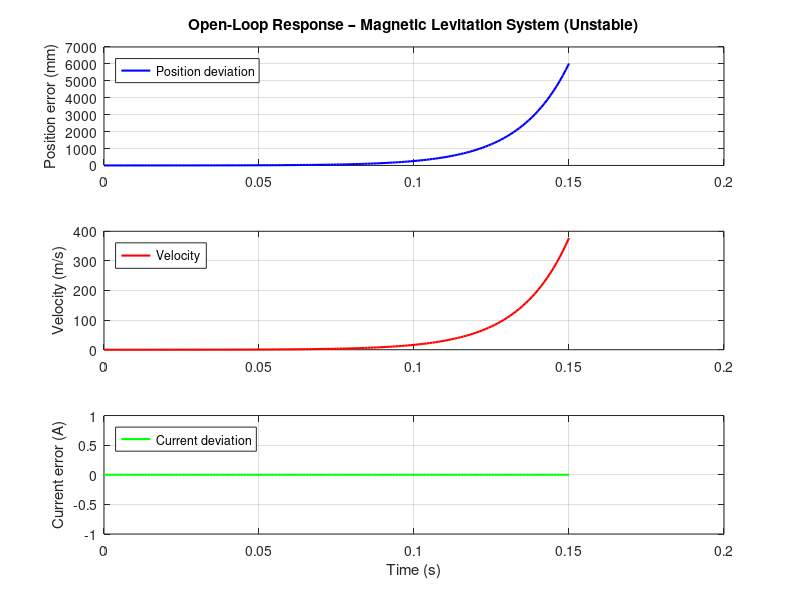

MATLAB code for this plot:
% Magnetic Levitation System - Open-Loop Instability Demonstration
% Author: Muhammad Ibrahim Zubair
% Description: 
%   1. Computes eigenvalues of the linearized system
%   2. Simulates open-loop response from a small initial disturbance
%   3. Plots the unstable behavior of position, velocity and current

clear; clc; close all;

%% Linearized system matrices
A = [  0      1       0    ;
     3924     0   -28.03  ;
       0      0     -40   ];

B = [ 0 ;
      0 ;
     20 ];

%% 1. Eigenvalue analysis
eig_A = eig(A);
disp('Eigenvalues of A matrix:');
disp(eig_A);

% Check stability
if any(real(eig_A) > 0)
    disp('Result: System is UNSTABLE (has eigenvalue with positive real part)');
else
    disp('Result: System is stable');
end

%% 2. Open-loop simulation (no control input)
% Small initial disturbance in position (1 mm)
x0 = [0.001; 0; 0];   % [delta_z; delta_v; delta_i]

tspan = 0:0.001:0.15;  % short time window (system diverges quickly)

% Simulate: dx/dt = A*x  (u = 0)
[t, x] = ode45(@(t,x) A*x, tspan, x0);

%% 3. Plotting
figure('Name','Open-Loop Instability of Maglev System','NumberTitle','off');

subplot(3,1,1);
plot(t, x(:,1)*1000, 'b', 'LineWidth', 1.5);
grid on;
ylabel('Position error (mm)');
title('Open-Loop Response – Magnetic Levitation System (Unstable)');
legend('Position deviation','Location','northwest');

subplot(3,1,2);
plot(t, x(:,2), 'r', 'LineWidth', 1.5);
grid on;
ylabel('Velocity (m/s)');
legend('Velocity','Location','northwest');

subplot(3,1,3);
plot(t, x(:,3), 'g', 'LineWidth', 1.5);
grid on;
xlabel('Time (s)');
ylabel('Current error (A)');
legend('Current deviation','Location','northwest');

% Save figure
saveas(gcf, '../figures/open_loop_instability.png');
disp('Plot saved to figures/open_loop_instability.png');
